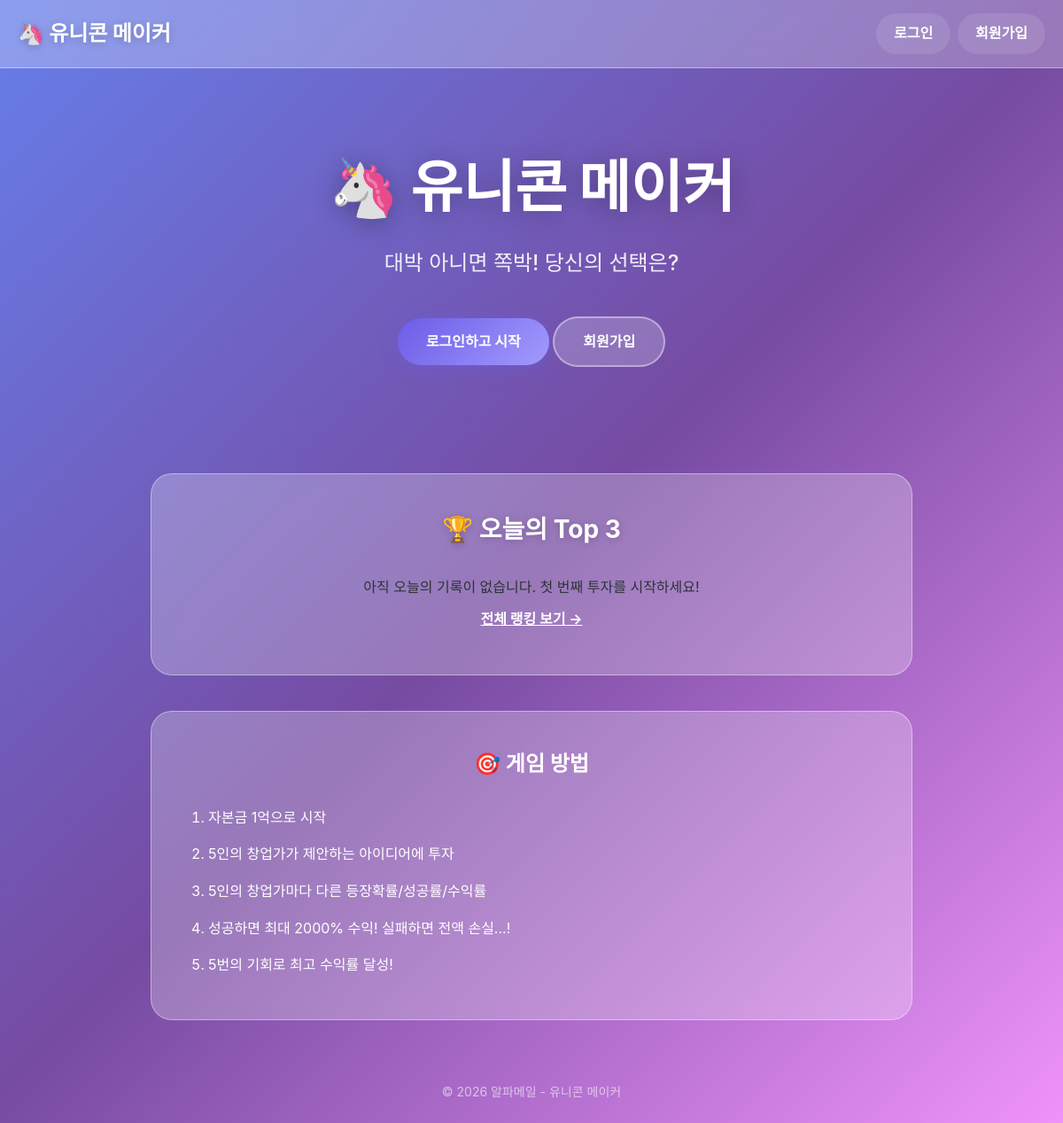
Before: / with the older database file.
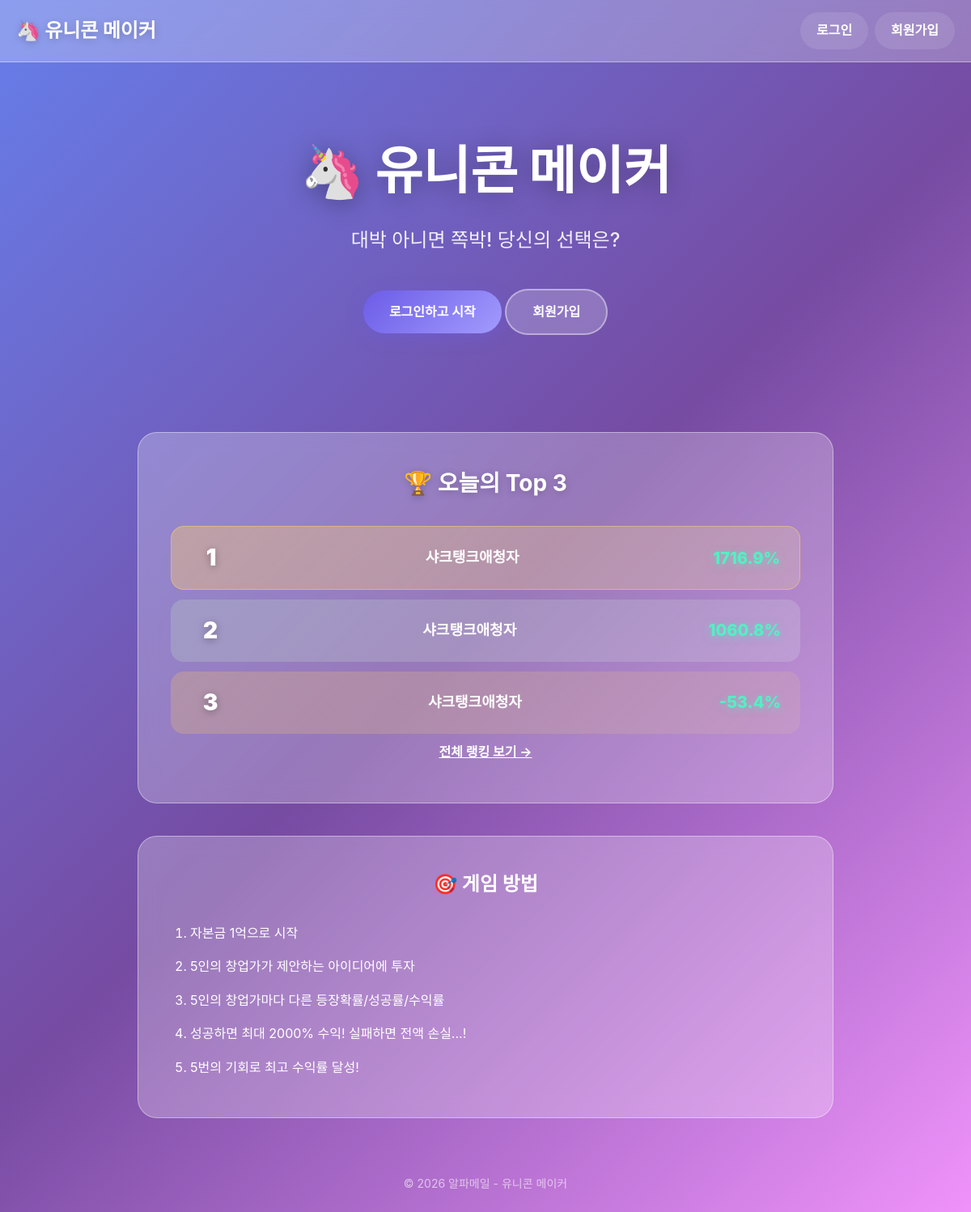
After: the same page with the newer database file.
### game/models.py (models this page shows, shortened)
class GameSession(models.Model):
    user = models.ForeignKey(
        User,
        on_delete=models.CASCADE,
        related_name='game_sessions',
        verbose_name='플레이어'
    )
    current_capital = models.BigIntegerField(
        default=10000,  # 만원 단위, 1억 = 10000
        verbose_name='현재 자본금(만원)'
    )
    remaining_chances = models.IntegerField(
        default=5,
        verbose_name='남은 기회'
    )
    is_finished = models.BooleanField(
        default=False,
        verbose_name='종료 여부'
    )
    final_profit_rate = models.FloatField(
        null=True,
        blank=True,
        verbose_name='최종 수익률(%)'
    )
    created_at = models.DateTimeField(
        auto_now_add=True,
        verbose_name='생성 시간'
    )

class User(AbstractUser):
    nickname = models.CharField(
        max_length=20,
        unique=True,
        verbose_name='닉네임'
    )
    img_profile = models.ImageField(
        upload_to='profile/',
        blank=True,
        null=True,
        verbose_name='프로필 이미지'
    )
    best_profit_rate = models.FloatField(
        default=0.0,
        verbose_name='최고 수익률'
    )
    total_games = models.IntegerField(
        default=0,
        verbose_name='총 플레이 횟수'
    )

### game/views.py (the view)
# urls.py: path('', views.main_view, name='main'),
def main_view(request):
    top3 = get_top3()
    context = {
        'top3': top3,
    }
    if request.user.is_authenticated:
        active_session = GameSession.objects.filter(
            user=request.user,
            is_finished=False
        ).first()
        context['active_session'] = active_session
    return render(request, 'game/main.html', context)

### game/views.py (called while the page is built)
def get_top3():
    today = timezone.now().date()
    top3 = GameSession.objects.filter(
        is_finished=True,
        created_at__date=today
    ).order_by('-final_profit_rate')[:3]
    return top3

### templates/game/main.html (shortened to what this page needs)
{% extends 'game/base.html' %}
{% load number_filters %}
{% block content %}
<div class="main-page">
    <section class="hero">
        <h1>🦄 유니콘 메이커</h1>
        <p class="slogan">대박 아니면 쪽박! 당신의 선택은?</p>
        {% if user.is_authenticated %}
            {% if active_session %}
                <a href="{% url 'game:play' session_id=active_session.pk %}" class="btn btn-primary" onclick="showLoading()">
                    🎮 게임 계속하기
                </a>
                <p class="session-info">
                    남은 자본: {{ active_session.current_capital|korean_currency }} |
                    남은 기회: {{ active_session.remaining_chances }}회
                </p>
            {% else %}
                <a href="{% url 'game:game_start' %}" class="btn btn-primary" onclick="showLoading()">
                    🚀 게임 시작
                </a>
            {% endif %}
        {% else %}
            <a href="{% url 'game:login' %}" class="btn btn-primary">로그인하고 시작</a>
            <a href="{% url 'game:signup' %}" class="btn btn-secondary">회원가입</a>
        {% endif %}
    </section>
    <section class="top3-section">
        <h2>🏆 오늘의 Top 3</h2>
        {% if top3 %}
            <div class="top3-list">
                {% for session in top3 %}
                <div class="top3-item rank-{{ forloop.counter }}">
                    <span class="rank">{{ forloop.counter }}</span>
                    <span class="nickname">{{ session.user.nickname }}</span>
                    <span class="profit">{{ session.final_profit_rate|floatformat:1 }}%</span>
                </div>
                {% endfor %}
            </div>
        {% else %}
            <p>아직 오늘의 기록이 없습니다. 첫 번째 투자를 시작하세요!</p>
        {% endif %}
        <a href="{% url 'game:ranking' %}" class="btn btn-link">전체 랭킹 보기 →</a>
    </section>
    <section class="how-to-play">
        <h2>🎯 게임 방법</h2>
        <ol>
            <li>자본금 1억으로 시작</li>
            <li>5인의 창업가가 제안하는 아이디어에 투자</li>
            <li>5인의 창업가마다 다른 등장확률/성공률/수익률</li>
            <li>성공하면 최대 2000% 수익! 실패하면 전액 손실...!</li>
            <li>5번의 기회로 최고 수익률 달성!</li>
        </ol>
    </section>
</div>
{% endblock %}

### templates/game/base.html (shortened to what this page needs)
{% load static %}
<!DOCTYPE html>
<html lang="ko">
<head>
    <link rel="stylesheet" href="{% static 'css/style.css' %}">
</head>
<body>
    <nav class="navbar">
        <div class="nav-container">
            <a href="{% url 'game:main' %}" class="nav-logo">🦄 유니콘 메이커</a>
            <ul class="nav-menu">
                {% if user.is_authenticated %}
                    <li><a href="{% url 'game:ranking' %}">🏆 랭킹</a></li>
                    <li><a href="{% url 'game:mypage' %}">👤 {{ user.nickname }}</a></li>
                    <li><a href="{% url 'game:logout' %}">로그아웃</a></li>
                {% else %}
                    <li><a href="{% url 'game:login' %}">로그인</a></li>
                    <li><a href="{% url 'game:signup' %}">회원가입</a></li>
                {% endif %}
            </ul>
        </div>
    </nav>
    <main class="main-content">
        {% block content %}
        {% endblock %}
    </main>
    <footer class="footer">
        <p>© 2026 알파메일 - 유니콘 메이커</p>
    </footer>
</body>
</html>

### static/css/style.css (style rules this page uses)
:root { --primary-color: #6C5CE7; --primary-light: #A29BFE; --secondary-color: #00CEC9; --success-color: #00B894; --danger-color: #FF7675; --warning-color: #FDCB6E; --text-color: #2D3436; --text-light: #636E72; --white: #FFFFFF; --glass-bg: rgba(255, 255, 255, 0.25); --glass-border: rgba(255, 255, 255, 0.4); --glass-shadow: 0 8px 32px rgba(31, 38, 135, 0.15); --blur: blur(12px); }
* { margin: 0; padding: 0; box-sizing: border-box; }
html { scroll-behavior: smooth; }
body { font-family: 'Pretendard', -apple-system, BlinkMacSystemFont, 'Segoe UI', Roboto, sans-serif; color: var(--text-color); line-height: 1.6; min-height: 100vh; background: linear-gradient(135deg, #667eea 0%, #764ba2 50%, #f093fb 100%); background-attachment: fixed; }
a { text-decoration: none; color: inherit; }
.navbar { position: fixed; top: 0; left: 0; right: 0; z-index: 1000; padding: 15px 0; background: var(--glass-bg); backdrop-filter: var(--blur); -webkit-backdrop-filter: var(--blur); border-bottom: 1px solid var(--glass-border); }
.nav-container { max-width: 1200px; margin: 0 auto; padding: 0 20px; display: flex; justify-content: space-between; align-items: center; }
.nav-logo { font-size: 24px; font-weight: 800; color: var(--white); text-shadow: 0 2px 10px rgba(0,0,0,0.2); }
.nav-menu { display: flex; list-style: none; gap: 8px; }
.nav-menu li a { display: inline-block; padding: 10px 20px; color: var(--white); font-weight: 600; border-radius: 50px; transition: all 0.3s ease; background: rgba(255,255,255,0.1); }
.main-content { max-width: 900px; margin: 0 auto; padding: 100px 20px 40px; min-height: 100vh; }
.btn { display: inline-block; padding: 14px 32px; border-radius: 50px; font-size: 16px; font-weight: 700; cursor: pointer; border: none; transition: all 0.3s ease; text-align: center; }
.btn-primary { background: linear-gradient(135deg, var(--primary-color), var(--primary-light)); color: var(--white); box-shadow: 0 4px 20px rgba(108, 92, 231, 0.4); }
.btn-secondary { background: rgba(255,255,255,0.2); color: var(--white); border: 2px solid rgba(255,255,255,0.4); backdrop-filter: var(--blur); }
.btn-link { background: none; color: var(--white); padding: 10px 0; text-decoration: underline; }
.main-page { text-align: center; }
.hero { padding: 60px 0; }
.hero h1 { font-size: 64px; font-weight: 900; color: var(--white); text-shadow: 0 4px 30px rgba(0,0,0,0.3); margin-bottom: 16px; }
.hero .slogan { font-size: 24px; color: rgba(255,255,255,0.9); margin-bottom: 40px; font-weight: 500; }
.top3-section { margin-top: 60px; background: var(--glass-bg); backdrop-filter: var(--blur); -webkit-backdrop-filter: var(--blur); border-radius: 24px; border: 1px solid var(--glass-border); padding: 40px; }
.top3-section h2 { color: var(--white); font-size: 28px; margin-bottom: 30px; text-shadow: 0 2px 10px rgba(0,0,0,0.2); }
.top3-list { display: flex; flex-direction: column; gap: 12px; }
.top3-item { display: flex; align-items: center; padding: 16px 24px; background: rgba(255,255,255,0.15); border-radius: 16px; transition: all 0.3s ease; }
.top3-item.rank-1 { background: linear-gradient(135deg, rgba(253, 203, 110, 0.4), rgba(255, 234, 167, 0.2)); border: 1px solid rgba(253, 203, 110, 0.5); }
.top3-item.rank-2 { background: linear-gradient(135deg, rgba(178, 190, 195, 0.4), rgba(223, 230, 233, 0.2)); }
.top3-item.rank-3 { background: linear-gradient(135deg, rgba(217, 173, 130, 0.4), rgba(225, 190, 160, 0.2)); }
.top3-item .rank { font-size: 28px; font-weight: 900; color: var(--white); width: 50px; text-shadow: 0 2px 10px rgba(0,0,0,0.3); }
.top3-item .nickname { flex: 1; font-size: 18px; font-weight: 600; color: var(--white); }
.top3-item .profit { font-size: 20px; font-weight: 800; color: #55efc4; text-shadow: 0 2px 10px rgba(85, 239, 196, 0.5); }
.how-to-play { margin-top: 40px; background: var(--glass-bg); backdrop-filter: var(--blur); border-radius: 24px; border: 1px solid var(--glass-border); padding: 40px; text-align: left; }
.how-to-play h2 { color: var(--white); font-size: 24px; margin-bottom: 20px; text-align: center; }
.how-to-play ol { color: var(--white); padding-left: 24px; }
.how-to-play li { padding: 8px 0; font-size: 16px; }
.footer { text-align: center; padding: 30px 20px; color: rgba(255,255,255,0.6); font-size: 14px; }

Changed rows visible on the page:
added GameSession: user.nickname "샤크탱크애청자", final_profit_rate "1716.9"
added GameSession: user.nickname "샤크탱크애청자", final_profit_rate "1060.8"
added GameSession: user.nickname "샤크탱크애청자", final_profit_rate "-53.4"
Other visible differences:
text no longer shown: "아직 오늘의 기록이 없습니다. 첫 번째 투자를 시작하세요!"
